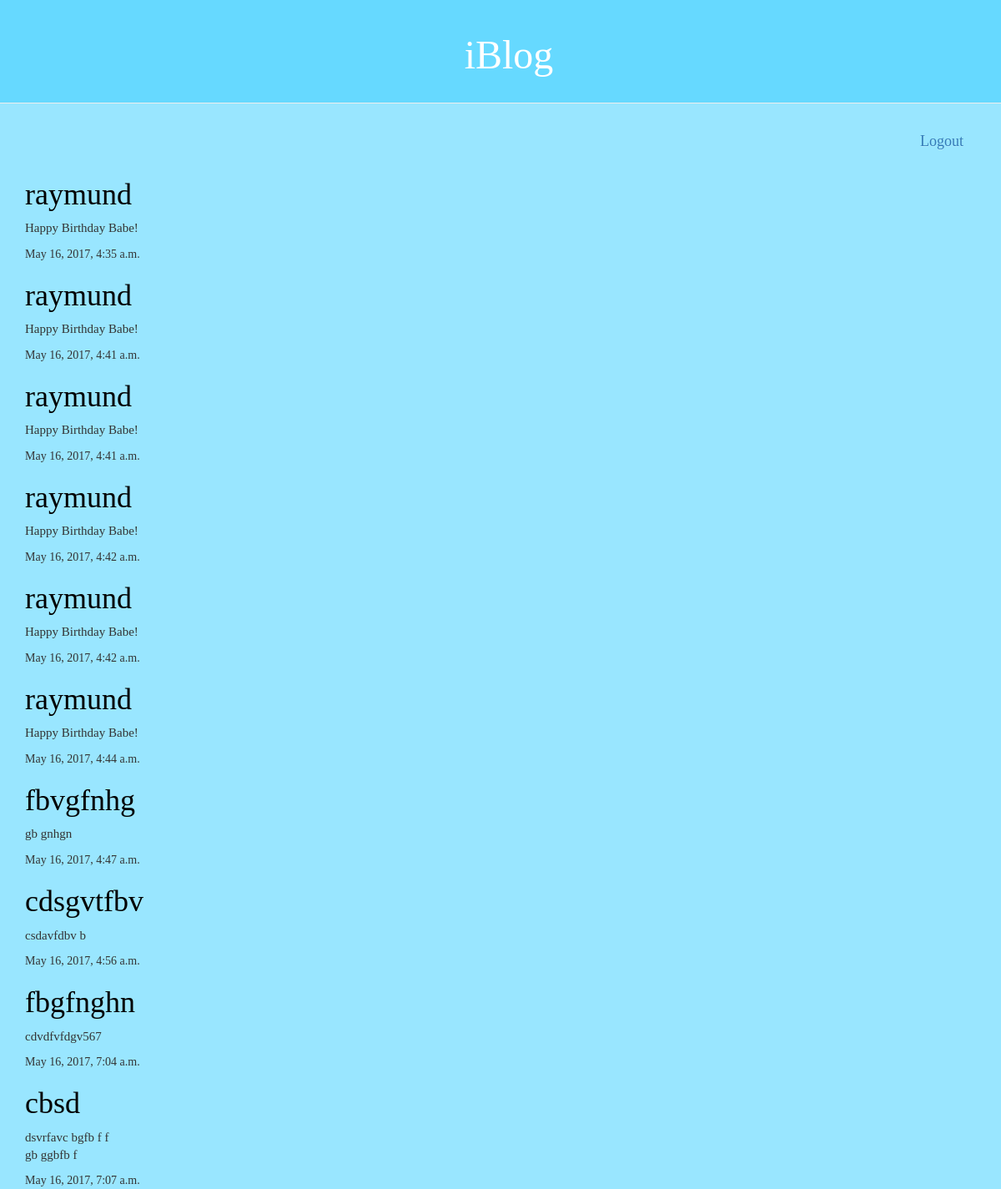
Screenshot of /account/ with the database file from the repository.
### accounts/models.py (models this page shows, shortened)
class Post(models.Model):
    author = models.ForeignKey('auth.User')
    title = models.CharField(max_length=200)
    text = models.TextField()
    created_date = models.DateTimeField(
            default=timezone.now)
    published_date = models.DateTimeField(
            blank=True, null=True)

### accounts/views.py (the view)
def post_list(request):
    posts = Post.objects.filter(published_date__lte=timezone.now()).order_by('published_date')
    return render(request, 'accounts/post_list.html', {'posts': posts})

### accounts/templates/accounts/post_list.html (shortened to what this page needs)
{% load staticfiles %}
        <link rel="stylesheet" href="//maxcdn.bootstrapcdn.com/bootstrap/3.2.0/css/bootstrap.min.css">
        <link rel="stylesheet" href="//maxcdn.bootstrapcdn.com/bootstrap/3.2.0/css/bootstrap-theme.min.css">
        <link rel="stylesheet" href="{% static 'accounts/style.css' %}">
    {% block body %}
        <div class="page-header">
            <h1>iBlog</h1>
        </div>
        <div class="container">
        <div class="container-fluid">
          <ul class="nav navbar-nav navbar-right">
          <div class="navbar-header">
          <a class="navbar-brand" href="/account/logout">Logout</a>
          </div>
        </div>
        </div>
    {% endblock %}
    {% block content %}
        {% for post in posts %}
        <div class="container">
            <div class="post">
                <h1><a href="{% url 'post_detail' pk=post.pk %}">{{ post.title }}</a></h1>
                <p>{{ post.text|linebreaksbr }}</p>
                <div class="date">
                    {{ post.published_date }}
                </div>
            </div>
        </div>
        {% endfor %}
    {% endblock content %}

### accounts/static/accounts/style.css (style rules this page uses)
.page-header { background-color: #66d9ff; margin-top: 0; padding: 20px 20px 20px 40px; }
.page-header h1, .page-header h1 a, .page-header h1 a:visited, .page-header h1 a:active { color: #ffffff; font-size: 36pt; text-decoration: none; }
.page-header h1 { text-align: center; }
body div { background: #99e6ff; font-family: 'Lobster'; }
h1 a, h2 a, h3 a { color: black; font-family: 'Lobster'; }
p { font-family: 'Lobster'; font-size: 15px; }

### rows the page displays
Post: title "raymund", text "Happy Birthday Babe!", published_date "May 16, 2017, 4:35 a.m."
Post: title "raymund", text "Happy Birthday Babe!", published_date "May 16, 2017, 4:41 a.m."
Post: title "raymund", text "Happy Birthday Babe!", published_date "May 16, 2017, 4:41 a.m."
Post: title "raymund", text "Happy Birthday Babe!", published_date "May 16, 2017, 4:42 a.m."
Post: title "raymund", text "Happy Birthday Babe!", published_date "May 16, 2017, 4:42 a.m."
Post: title "raymund", text "Happy Birthday Babe!", published_date "May 16, 2017, 4:44 a.m."
Post: title "fbvgfnhg", text "gb gnhgn", published_date "May 16, 2017, 4:47 a.m."
Post: title "cdsgvtfbv", text "csdavfdbv b", published_date "May 16, 2017, 4:56 a.m."
Post: title "fbgfnghn", text "cdvdfvfdgv567", published_date "May 16, 2017, 7:04 a.m."
Post: title "cbsd", text "dsvrfavc bgfb f f gb ggbfb f", published_date "May 16, 2017, 7:07 a.m."
